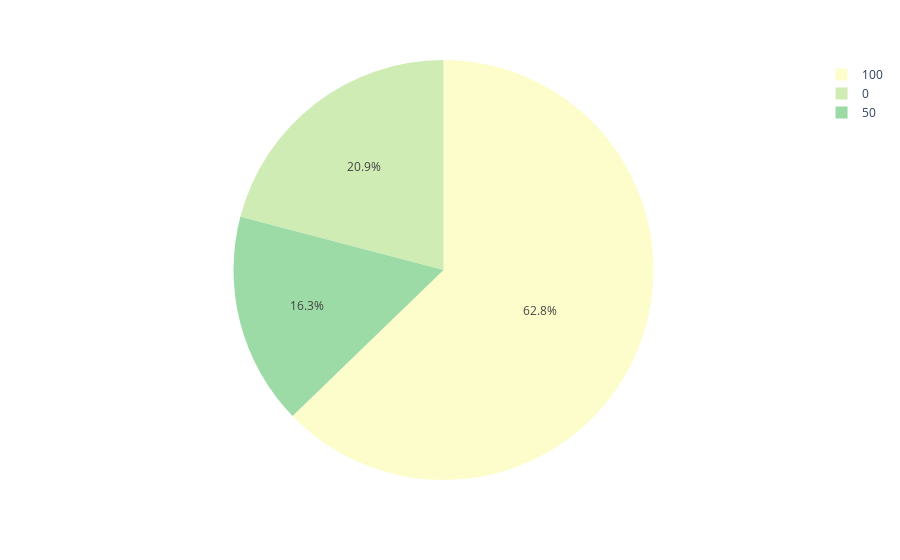

Here is the notebook cell this chart was saved with:
### Markdown cell above
En este caso, podemos observar que hay muchos más casos de personas trabajando de forma totalmente remota que de forma parcial o presencial. Esto puede deberse a que en las posiciones de Data Scientist, la presencia física no es tan crucial, ya que se trata de posiciones que requieren principalmente conocimientos de negocio y habilidades en programación, así como la implementación de buenas prácticas.

### Code cell
remote_ratio = df_salary['Ratio_remoto'].value_counts()
px.pie(values=remote_ratio.values, names=remote_ratio.index ,color_discrete_sequence=px.colors.sequential.deep )

### Figure 1 — Plotly figure (JSON) as saved in the notebook; plotly's stock layout.template omitted (floating-point values rounded to 4 significant figures)
{"data": [{"domain": {"x": [0, 1], "y": [0, 1]}, "hovertemplate": "label=%{label}<br>value=%{value}<extra></extra>", "labels": [100, 0, 50], "legendgroup": "", "name": "", "showlegend": true, "type": "pie", "values": [381, 127, 99]}], "layout": {"legend": {"tracegroupgap": 0}, "margin": {"t": 60}, "piecolorway": ["rgb(253, 253, 204)", "rgb(206, 236, 179)", "rgb(156, 219, 165)", "rgb(111, 201, 163)", "rgb(86, 177, 163)", "rgb(76, 153, 160)", "rgb(68, 130, 155)", "rgb(62, 108, 150)", "rgb(62, 82, 143)", "rgb(64, 60, 115)", "rgb(54, 43, 77)", "rgb(39, 26, 44)"]}}
